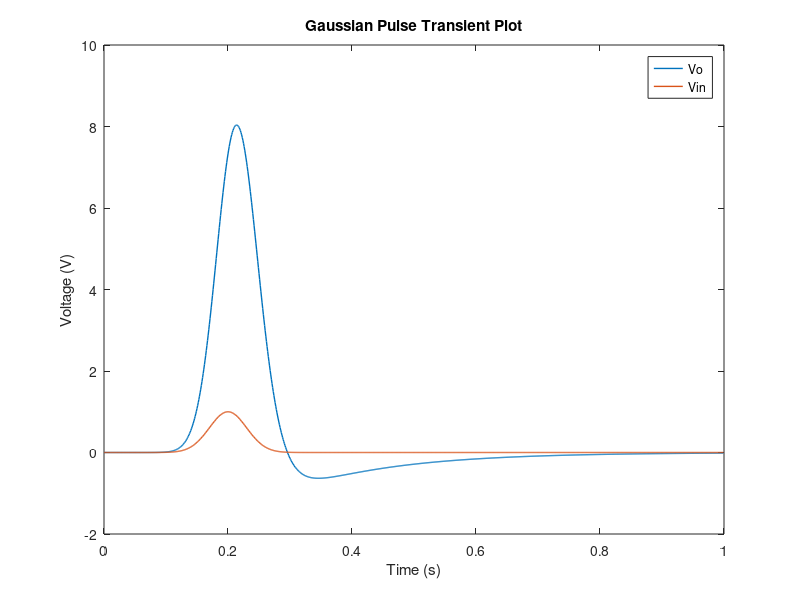
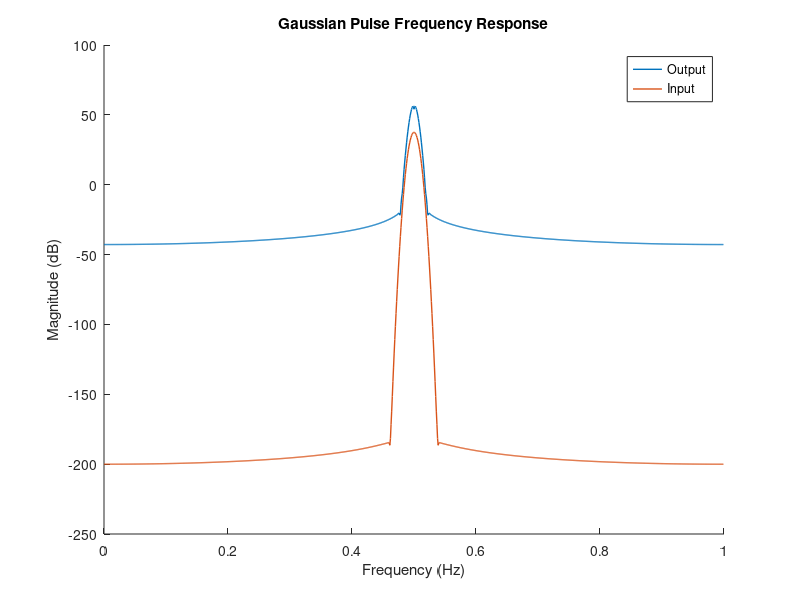

These figures' MATLAB source, in order:
%%question 4

clearvars; clearvars -GLOBAL
close all
set(0,'DefaultFigureWindowStyle','docked')  % 'docked' 'normal'
set(0,'DefaultLineLineWidth',1)


% dV = 10;
% dI = 10;
% V = I * R;
% I = C* dV;
% V2 = L*dI;


R1 = 1;
R2 = 2;
R3 = 10;
%% fix , 1/r 1677.8 ; %%changed due to slope of current vs voltage sweep

R4 = 0.1;
Ro = 1000;
C1 = 0.25;
L = 0.2;
alpha = 100;

G1 = 1/R1;
G2 = 1/R2;
G3 = 1/R3;
G4 = 1/R4;
Go = 1/Ro;


%equations
% V1 = Vin
% I1 = (V1 - V2)*G1; +  C*d(V1-V2)/dt;
% (V1 - V2)*G1; +  C*d(V1-V2)/dt - V2*G2 - IL = 0 ;
% IL - V3*G3 = 0
% V2-V3 = L*d(IL)/dt;
% V4 = alpha*IL;
% I4 = (V4-Vo)*G4;
% 0 =  (V4-Vo)*G4 + (Vo*Go);

%unknowns:  V = [V1, I1, V2, IL, V3, V4, I4,Vo]

G = [1   0   0     0      0  0  0  0;
    G1 -1  -G1    0      0  0  0  0;
    -G1  0  G1+G2  0      0  0  0  0;
    0  0    0    1     G3 0  0  0;
    0  0   -1    0      1  0  0  0;
    0  0    0   -alpha  0  -1 0  0;
    0  0    0     0     0  G4 -1 -G4;
    0  0    0     0     0  -G4  0 Go+G4];


F = [1;0;0;0;0;0;0;0];

C = [ 0 0  0 0 0 0 0 0;
    C1 0 -C1 0 0 0 0 0;
    -C1 0  C1 0 0 0 0 0;
    0 0  0 0 0 0 0 0;
    0 0  0 -L 0 0 0 0
    0 0  0 0 0 0 0 0;
    0 0  0 0 0 0 0 0;
    0 0  0 0 0 0 0 0;]

Vin = [];
V3 = [];
Vo = [];
Vp = zeros(8,1);


%%setting up
dt = 0.001;
numit= 1000;
f = 1/(0.03);
gaus = @(x,mu,sig,amp,vo)amp*exp(-(((x-mu).^2)/(2*sig.^2)))+vo;

x = linspace(0,1,1000);
mu = 0.2; %%middle
sig = 0.03;  %standard dev (in mili secs)
amp = 1; %amplitude
vo = 0;
plot(x,gaus(x,mu,sig,amp,vo))

%pick, comment out other

choice = 'G'; % change string depending on input type


for i = 1:numit
    t = (i-1)*dt;
    ts(i) = (i-1)*dt;

    if ts(i) < 0.03 && choice == 'S'
        Vin = 0;
    elseif ts(i) >=0.03 && choice == 'S'
        Vin = 1;
    elseif choice == 'N'
        Vin = sin(2*pi*f*ts(i));
    elseif choice == 'G'
        Vin = amp*exp(-(((t-mu)^2)/(2*sig^2)))+vo;
        
    end

    Vi(i) = Vin ;

    F(1) = Vin;

    H = C/dt+ G;

    V = H\(F+(C/dt*Vp)) ;

    Vo(i) = V(8);
    Vp = V;

end

%%titles of plots changed depeding on the type of input 

figure(1)
leg = {};
plot (ts, Vo); leg{end+1}='Vo'; hold on
plot (ts, Vi); leg{end+1}='Vin'; hold on
hold off
title('Gaussian Pulse Transient Plot')
xlabel('Time (s)')
ylabel('Voltage (V)' )
legend(leg)


%%fft stuff

VoFFT = abs(fftshift(fft(Vo)));
ViFFT = abs(fftshift(fft(Vi)));
freqV = (0:1000-1) -(1/(2*dt));


figure (2)
hold on
plot (ts,  20*log10(VoFFT));
plot (ts,  20*log10(ViFFT));
title('Gaussian Pulse Frequency Response')
xlabel('Frequency (Hz)')
ylabel('Magnitude (dB)')
legend('Output', 'Input')

